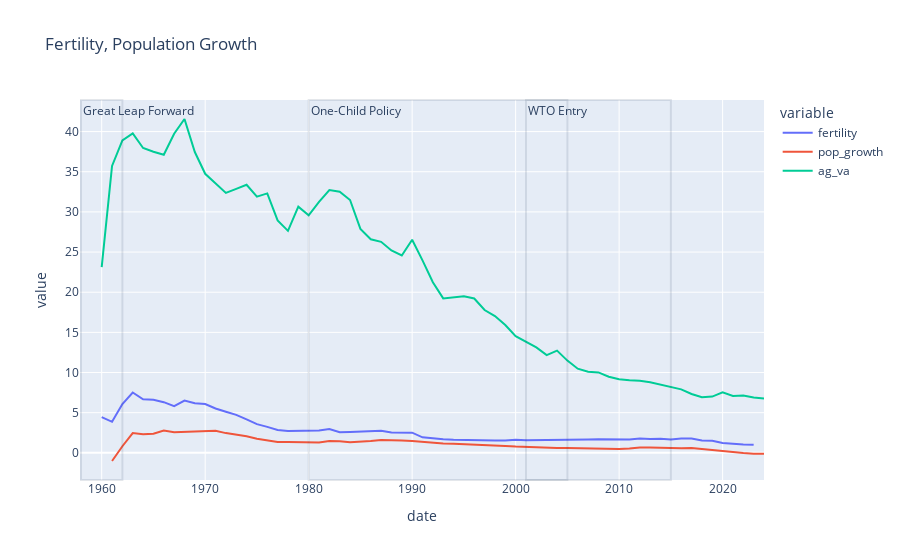

Notebook cell for this chart:
### Code cell
reform_plot(china_df, ["fertility", "pop_growth", "ag_va"], 
            "Fertility, Population Growth",
            periods = ["Great Leap Forward", "One-Child Policy", "WTO Entry"])

### Figure 1 — Plotly figure (JSON) as saved in the notebook; plotly's stock layout.template omitted (floating-point values rounded to 4 significant figures)
{"data": [{"hovertemplate": "variable=fertility<br>date=%{x}<br>value=%{y}<extra></extra>", "legendgroup": "fertility", "line": {"color": "#636efa", "dash": "solid"}, "marker": {"symbol": "circle"}, "mode": "lines", "name": "fertility", "orientation": "v", "showlegend": true, "type": "scatter", "x": [1960, 1961, 1962, 1963, 1964, 1965, 1966, 1967, 1968, 1969, 1970, 1971, 1972, 1973, 1974, 1975, 1976, 1977, 1978, 1979, 1980, 1981, 1982, 1983, 1984, 1985, 1986, 1987, 1988, 1989, 1990, 1991, 1992, 1993, 1994, 1995, 1996, 1997, 1998, 1999, 2000, 2001, 2002, 2003, 2004, 2005, 2006, 2007, 2008, 2009, 2010, 2011, 2012, 2013, 2014, 2015, 2016, 2017, 2018, 2019, 2020, 2021, 2022, 2023, 2024], "xaxis": "x", "y": [4.451, 3.863, 6.085, 7.513, 6.672, 6.605, 6.307, 5.806, 6.508, 6.175, 6.085, 5.523, 5.112, 4.726, 4.17, 3.571, 3.235, 2.844, 2.716, 2.745, 2.739, 2.792, 2.972, 2.559, 2.607, 2.633, 2.721, 2.76, 2.539, 2.52, 2.514, 1.934, 1.776, 1.691, 1.628, 1.588, 1.554, 1.527, 1.522, 1.53, 1.628, 1.563, 1.566, 1.57, 1.605, 1.624, 1.644, 1.666, 1.701, 1.714, 1.687, 1.668, 1.798, 1.714, 1.769, 1.67, 1.772, 1.795, 1.539, 1.496, 1.236, 1.117, 1.034, 0.999, NaN], "yaxis": "y"}, {"hovertemplate": "variable=pop_growth<br>date=%{x}<br>value=%{y}<extra></extra>", "legendgroup": "pop_growth", "line": {"color": "#EF553B", "dash": "solid"}, "marker": {"symbol": "circle"}, "mode": "lines", "name": "pop_growth", "orientation": "v", "showlegend": true, "type": "scatter", "x": [1960, 1961, 1962, 1963, 1964, 1965, 1966, 1967, 1968, 1969, 1970, 1971, 1972, 1973, 1974, 1975, 1976, 1977, 1978, 1979, 1980, 1981, 1982, 1983, 1984, 1985, 1986, 1987, 1988, 1989, 1990, 1991, 1992, 1993, 1994, 1995, 1996, 1997, 1998, 1999, 2000, 2001, 2002, 2003, 2004, 2005, 2006, 2007, 2008, 2009, 2010, 2011, 2012, 2013, 2014, 2015, 2016, 2017, 2018, 2019, 2020, 2021, 2022, 2023, 2024], "xaxis": "x", "y": [NaN, -1.016, 0.8205, 2.458, 2.321, 2.381, 2.787, 2.571, 2.611, 2.74, 2.762, 2.747, 2.457, 2.283, 2.066, 1.766, 1.547, 1.363, 1.338, 1.334, 1.254, 1.281, 1.473, 1.445, 1.312, 1.362, 1.487, 1.604, 1.61, 1.533, 1.467, 1.364, 1.226, 1.15, 1.13, 1.087, 1.048, 1.023, 0.9596, 0.8659, 0.788, 0.7264, 0.67, 0.6229, 0.5939, 0.5881, 0.5584, 0.5223, 0.5124, 0.4974, 0.483, 0.5465, 0.6783, 0.6661, 0.6303, 0.5815, 0.5731, 0.6052, 0.4677, 0.3547, 0.238, 0.08925, -0.0131, -0.1038, -0.1231], "yaxis": "y"}, {"hovertemplate": "variable=ag_va<br>date=%{x}<br>value=%{y}<extra></extra>", "legendgroup": "ag_va", "line": {"color": "#00cc96", "dash": "solid"}, "marker": {"symbol": "circle"}, "mode": "lines", "name": "ag_va", "orientation": "v", "showlegend": true, "type": "scatter", "x": [1960, 1961, 1962, 1963, 1964, 1965, 1966, 1967, 1968, 1969, 1970, 1971, 1972, 1973, 1974, 1975, 1976, 1977, 1978, 1979, 1980, 1981, 1982, 1983, 1984, 1985, 1986, 1987, 1988, 1989, 1990, 1991, 1992, 1993, 1994, 1995, 1996, 1997, 1998, 1999, 2000, 2001, 2002, 2003, 2004, 2005, 2006, 2007, 2008, 2009, 2010, 2011, 2012, 2013, 2014, 2015, 2016, 2017, 2018, 2019, 2020, 2021, 2022, 2023, 2024], "xaxis": "x", "y": [23.12, 35.72, 38.9, 39.77, 37.96, 37.48, 37.11, 39.74, 41.56, 37.45, 34.74, 33.58, 32.36, 32.87, 33.37, 31.9, 32.31, 28.94, 27.64, 30.65, 29.58, 31.26, 32.72, 32.51, 31.48, 27.88, 26.59, 26.27, 25.19, 24.57, 26.53, 23.96, 21.25, 19.23, 19.38, 19.5, 19.22, 17.78, 17.03, 15.92, 14.53, 13.82, 13.13, 12.18, 12.73, 11.48, 10.48, 10.09, 10.01, 9.473, 9.166, 9.034, 8.965, 8.784, 8.482, 8.224, 7.901, 7.328, 6.917, 7.006, 7.54, 7.089, 7.148, 6.89, 6.776], "yaxis": "y"}], "layout": {"annotations": [{"showarrow": false, "text": "Great Leap Forward", "x": 1958, "xanchor": "left", "xref": "x", "y": 1, "yanchor": "top", "yref": "y domain"}, {"showarrow": false, "text": "One-Child Policy", "x": 1980, "xanchor": "left", "xref": "x", "y": 1, "yanchor": "top", "yref": "y domain"}, {"showarrow": false, "text": "WTO Entry", "x": 2001, "xanchor": "left", "xref": "x", "y": 1, "yanchor": "top", "yref": "y domain"}], "legend": {"title": {"text": "variable"}, "tracegroupgap": 0}, "shapes": [{"opacity": 0.12, "type": "rect", "x0": 1958, "x1": 1962, "xref": "x", "y0": 0, "y1": 1, "yref": "y domain"}, {"opacity": 0.12, "type": "rect", "x0": 1980, "x1": 2015, "xref": "x", "y0": 0, "y1": 1, "yref": "y domain"}, {"opacity": 0.12, "type": "rect", "x0": 2001, "x1": 2005, "xref": "x", "y0": 0, "y1": 1, "yref": "y domain"}], "title": {"text": "Fertility, Population Growth"}, "xaxis": {"anchor": "y", "domain": [0, 1], "title": {"text": "date"}}, "yaxis": {"anchor": "x", "domain": [0, 1], "title": {"text": "value"}}}}
